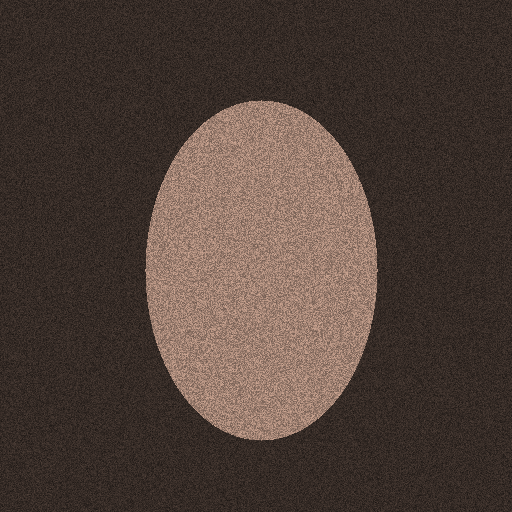
#> input picture doctor/paper1/experiments/synthetic/clear/clear_0000.png, 512 x 512 px
$ python latency_benchmark.py
#> lines starting #> are read from the running program, lines starting #| are printed output that depends on the picture
### doctor/paper1/edge_iqa/scorer.py
"""Edge-IQA: Laplacian sharpness + exposure fusion (Paper I, V19)."""

from __future__ import annotations

import time
from dataclasses import dataclass
from pathlib import Path
from typing import List, Sequence, Tuple

import numpy as np
from PIL import Image

from edge_iqa.coco_roi import crop_roi

DEFAULT_SIZE = 512
SHARPNESS_WEIGHT = 0.65
EXPOSURE_WEIGHT = 0.35
BLUR_THRESHOLD = 0.35
UNDEREXPOSED_THRESHOLD = 0.25
OVEREXPOSED_THRESHOLD = 0.85


@dataclass
class ScorerResult:
    q_img: float
    flags: List[str]
    t_iqa_ms: float
    sharpness: float
    exposure: float

    # [8 lines left out: function to_dict, not called in this run]


def _prepare_image(
    image: Image.Image,
    *,
    bboxes: Sequence[Sequence[float]] | None = None,
    roi_padding: float = 0.08,
    use_roi: bool = True,
) -> Image.Image:
    im = image.convert('RGB')
    if use_roi and bboxes:
        im = crop_roi(im, bboxes, padding=roi_padding)
    return im


def _to_gray_array(image: Image.Image, size: int) -> np.ndarray:
    img = image.resize((size, size), Image.Resampling.BILINEAR)
    arr = np.asarray(img, dtype=np.float32) / 255.0
    gray = 0.299 * arr[:, :, 0] + 0.587 * arr[:, :, 1] + 0.114 * arr[:, :, 2]
    return gray


def sharpness_score(gray: np.ndarray) -> float:
    """Laplacian variance mapped to [0, 1] (vectorized, CPU-friendly)."""
    lap = (
        -4.0 * gray
        + np.roll(gray, 1, axis=0)
        + np.roll(gray, -1, axis=0)
        + np.roll(gray, 1, axis=1)
        + np.roll(gray, -1, axis=1)
    )
    variance = float(np.var(lap))
    # Empirical scaling for 512px tongue-like images
    normalized = variance / (variance + 0.002)
    return float(np.clip(normalized, 0.0, 1.0))


def exposure_score(gray: np.ndarray) -> float:
    """Peak at mid-gray; penalize under/over exposure."""
    mean_val = float(np.mean(gray))
    # Triangular preference around 0.45--0.55
    ideal = 0.5
    deviation = abs(mean_val - ideal)
    score = 1.0 - min(deviation / 0.5, 1.0)
    return float(np.clip(score, 0.0, 1.0))


def derive_flags(sharpness: float, exposure: float, gray: np.ndarray) -> List[str]:
    flags: List[str] = []
    if sharpness < BLUR_THRESHOLD:
        flags.append('blur')
    mean_val = float(np.mean(gray))
    if mean_val < UNDEREXPOSED_THRESHOLD:
        flags.append('underexposed')
    elif mean_val > OVEREXPOSED_THRESHOLD:
        flags.append('overexposed')
    elif exposure < 0.4:
        flags.append('poor_exposure')
    return flags


def compute_q(
    image_path: str | Path,
    *,
    resize: int = DEFAULT_SIZE,
    bboxes: Sequence[Sequence[float]] | None = None,
    roi_padding: float = 0.08,
    use_roi: bool = False,
) -> ScorerResult:
    path = Path(image_path)
    if not path.is_file():
        raise FileNotFoundError(f'image not found: {path}')

    t0 = time.perf_counter()
    with Image.open(path) as im:
        prepared = _prepare_image(
            im, bboxes=bboxes, roi_padding=roi_padding, use_roi=use_roi
        )
        gray = _to_gray_array(prepared, resize)

    sharp = sharpness_score(gray)
    expo = exposure_score(gray)
    q = SHARPNESS_WEIGHT * sharp + EXPOSURE_WEIGHT * expo
    flags = derive_flags(sharp, expo, gray)
    elapsed_ms = (time.perf_counter() - t0) * 1000.0

    return ScorerResult(
        q_img=float(np.clip(q, 0.0, 1.0)),
        flags=flags,
        t_iqa_ms=elapsed_ms,
        sharpness=sharp,
        exposure=expo,
    )


# [28 lines left out: function compute_q_from_bytes, not called in this run]

### doctor/paper1/experiments/edge_iqa/latency_benchmark.py
#!/usr/bin/env python3
"""Measure Edge-IQA CPU latency @512px (P2-T03)."""

from __future__ import annotations

import json
import statistics
import sys
import time
from pathlib import Path

PAPER1_ROOT = Path(__file__).resolve().parents[2]
if str(PAPER1_ROOT) not in sys.path:
    sys.path.insert(0, str(PAPER1_ROOT))

from edge_iqa.scorer import compute_q

OUT = PAPER1_ROOT / 'experiments' / 'edge_iqa' / 'latency_benchmark.json'
SYNTH = PAPER1_ROOT / 'experiments' / 'synthetic' / 'clear'
N_RUNS = 100


def percentile(data: list[float], p: float) -> float:
    if not data:
        return 0.0
    sorted_d = sorted(data)
    k = (len(sorted_d) - 1) * p / 100.0
    f = int(k)
    c = min(f + 1, len(sorted_d) - 1)
    if f == c:
        return sorted_d[f]
    return sorted_d[f] + (sorted_d[c] - sorted_d[f]) * (k - f)


def main() -> None:
    images = sorted(SYNTH.glob('clear_*.png'))[:20]
    if not images:
        raise SystemExit('run scripts/synth_degrade.py first')

    # warmup
    compute_q(images[0])
#> in compute_q, im is the input picture: PIL image 512x512 RGB; mean R, G, B 78.3, 63.3, 55.8
#> in _to_gray_array, `gray = 0.299 * arr[:, :, 0] + 0.587 * arr[:, :, 1] + 0.114 * arr[:, :,..`:
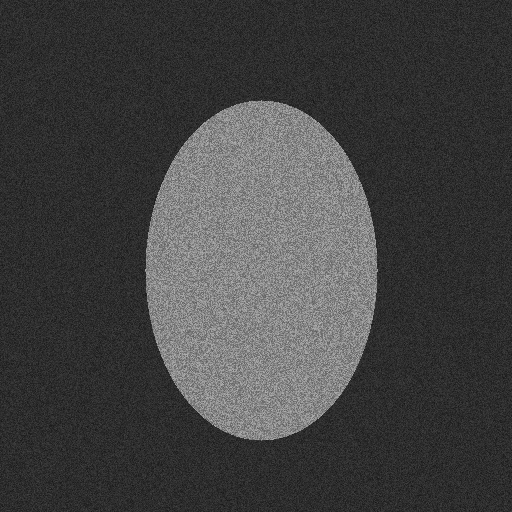
#> gray: shape (512, 512) float32; min 0.0575, max 0.725, mean 0.263
#> in sharpness_score, `lap = ( -4.0 * gray + np.roll(gray, 1, axis=0) + np.roll(gray, -1, axi..`:
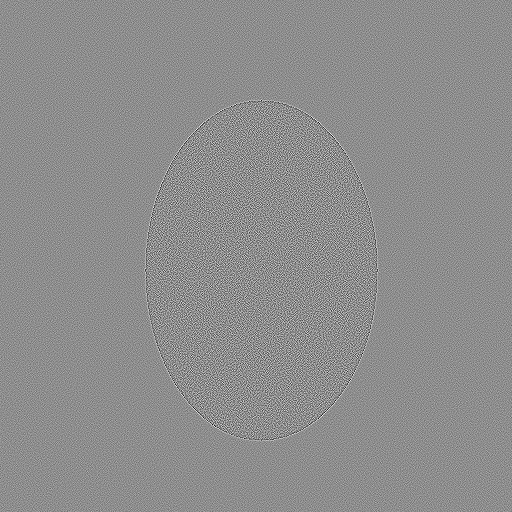
#> lap: shape (512, 512) float32; min -1.5, max 1.2, mean -3.43e-09; drawn with min black and max white
#> in sharpness_score, `variance = float(np.var(lap))`: variance = 0.0475
#> in sharpness_score, `normalized = variance / (variance + 0.002)`: normalized = 0.96
#> in exposure_score, `mean_val = float(np.mean(gray))`: mean_val = 0.263
#> in exposure_score, `deviation = abs(mean_val - ideal)`: deviation = 0.237
#> in exposure_score, `score = 1.0 - min(deviation / 0.5, 1.0)`: score = 0.525
#> in compute_q, `q = SHARPNESS_WEIGHT * sharp + EXPOSURE_WEIGHT * expo`: q = 0.808
#> in derive_flags, `mean_val = float(np.mean(gray))`: mean_val = 0.263
#> in compute_q, `flags = derive_flags(sharp, expo, gray)`: flags = []

    samples = []
#> samples = []
    idx = 0
    for _ in range(N_RUNS):
        img = images[idx % len(images)]
        idx += 1
        t0 = time.perf_counter()
        compute_q(img)
        samples.append((time.perf_counter() - t0) * 1000.0)
#> pass 2 of the loop in main, `for _ in range(N_RUNS):`:
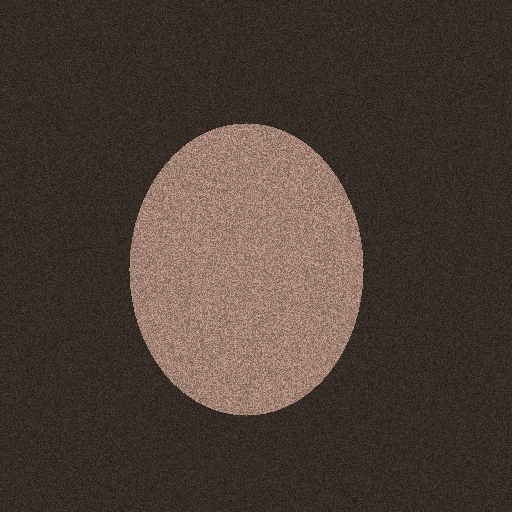
#> input picture doctor/paper1/experiments/synthetic/clear/clear_0002.png, 512 x 512 px
#> in compute_q, im is the input picture: PIL image 512x512 RGB; mean R, G, B 75, 60.6, 53.4
#> in _to_gray_array (call 3), `gray = 0.299 * arr[:, :, 0] + 0.587 * arr[:, :, 1] + 0.114 * arr[:, :,..`:
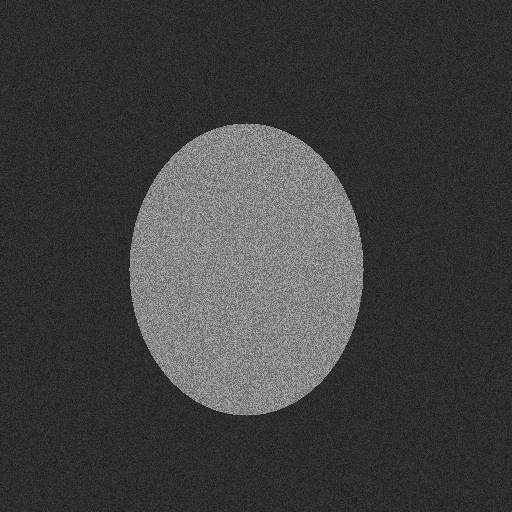
#> gray: shape (512, 512) float32; min 0.0744, max 0.725, mean 0.251
#> in sharpness_score (call 3), `lap = ( -4.0 * gray + np.roll(gray, 1, axis=0) + np.roll(gray, -1, axi..`:
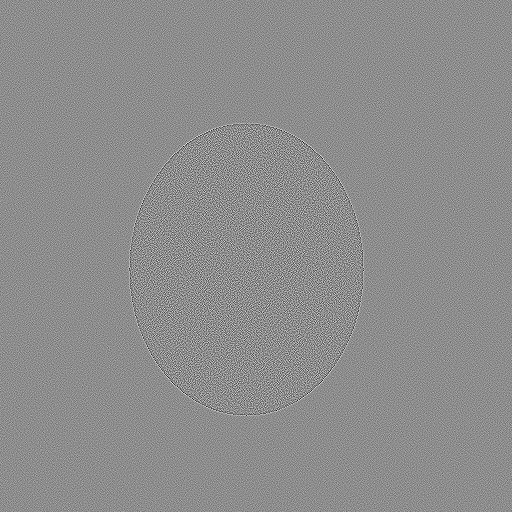
#> lap: shape (512, 512) float32; min -1.57, max 1.26, mean -3.94e-09; drawn with min black and max white
#> variance = 0.0436
#> normalized = 0.956
#> expo = 0.503
#> q = 0.797
#> pass 3 of the loop in main, `for _ in range(N_RUNS):`:
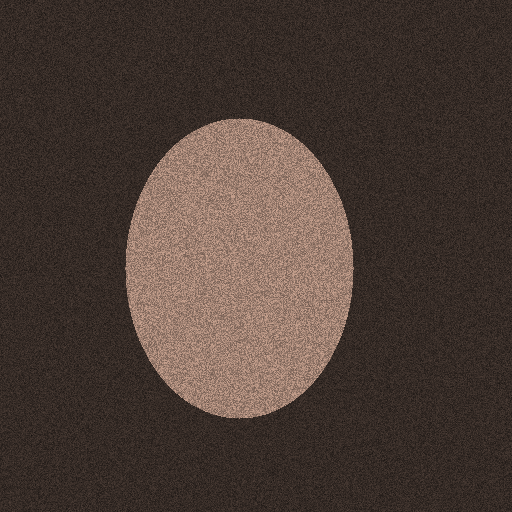
#> input picture doctor/paper1/experiments/synthetic/clear/clear_0003.png, 512 x 512 px
#> in compute_q, im is the input picture: PIL image 512x512 RGB; mean R, G, B 75, 60.6, 53.4
#> in _to_gray_array (call 4), `gray = 0.299 * arr[:, :, 0] + 0.587 * arr[:, :, 1] + 0.114 * arr[:, :,..`:
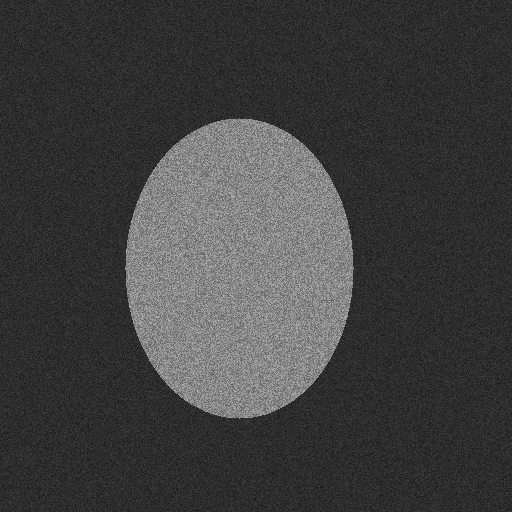
#> gray: shape (512, 512) float32; min 0.0654, max 0.725, mean 0.251
#> in sharpness_score (call 4), `lap = ( -4.0 * gray + np.roll(gray, 1, axis=0) + np.roll(gray, -1, axi..`:
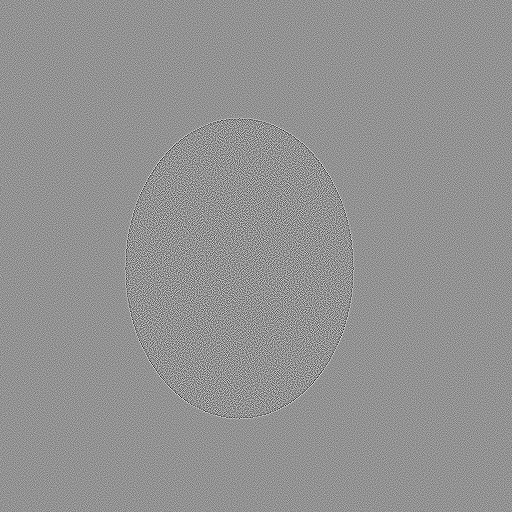
#> lap: shape (512, 512) float32; min -1.53, max 1.13, mean -3.81e-09; drawn with min black and max white
#> variance = 0.0438
#> q = 0.798
#> the loop made 100 passes; the first 3 are shown

    report = {
        'n': N_RUNS,
        'resize': 512,
        'mean_ms': round(statistics.mean(samples), 3),
        'p50_ms': round(percentile(samples, 50), 3),
        'p95_ms': round(percentile(samples, 95), 3),
        'p99_ms': round(percentile(samples, 99), 3),
        'max_ms': round(max(samples), 3),
        'pass_p95_under_30ms': percentile(samples, 95) < 30.0,
    }
    OUT.parent.mkdir(parents=True, exist_ok=True)
    OUT.write_text(json.dumps(report, indent=2), encoding='utf-8')
    print(json.dumps(report, indent=2))
    if not report['pass_p95_under_30ms']:
        raise SystemExit('p95 >= 30ms')


if __name__ == '__main__':
    main()
